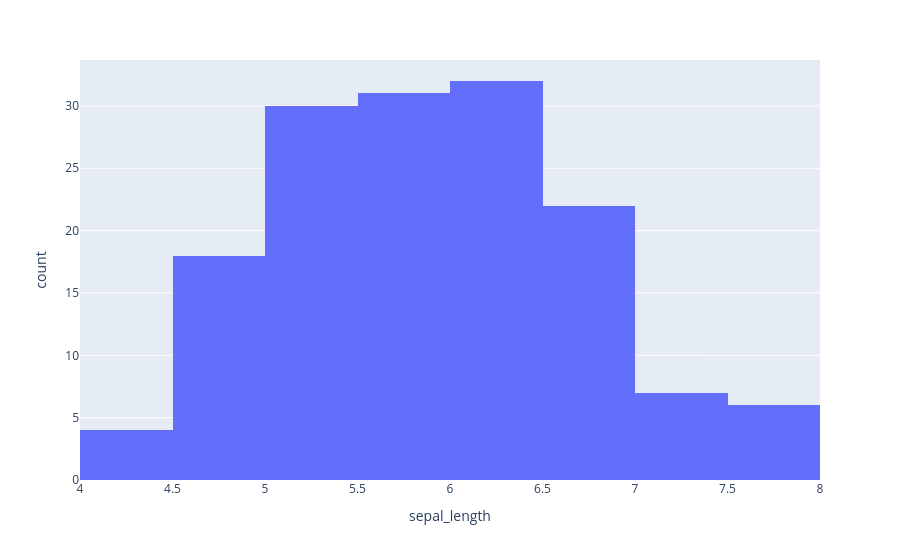

Here is the notebook cell this chart was saved with:
### Code cell
import plotly.express as px

df = px.data.iris()

fig = px.histogram(df, x="sepal_length")
fig.show()

### Figure 1 — Plotly figure (JSON) as saved in the notebook; plotly's stock layout.template omitted (floating-point values rounded to 4 significant figures; data arrays with more than 128 entries replaced by an {"elided": "..."} marker saying what was removed)
{"data": [{"bingroup": "x", "hovertemplate": "sepal_length=%{x}<br>count=%{y}<extra></extra>", "legendgroup": "", "marker": {"color": "#636efa", "pattern": {"shape": ""}}, "name": "", "orientation": "v", "showlegend": false, "type": "histogram", "x": {"elided": "150 float values"}, "xaxis": "x", "yaxis": "y"}], "layout": {"barmode": "relative", "legend": {"tracegroupgap": 0}, "margin": {"t": 60}, "xaxis": {"anchor": "y", "domain": [0, 1], "title": {"text": "sepal_length"}}, "yaxis": {"anchor": "x", "domain": [0, 1], "title": {"text": "count"}}}}
